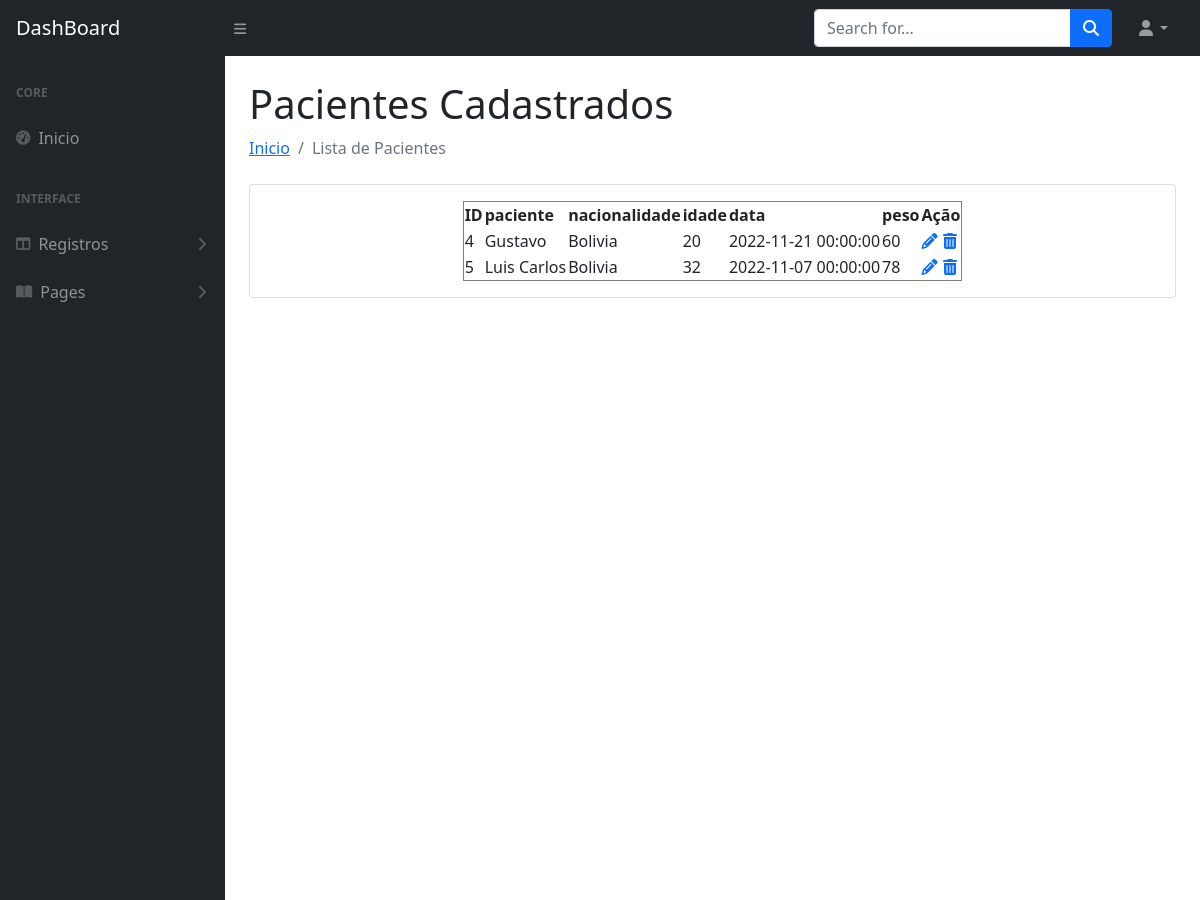
The app's page /listapaciente.php (upper part), older data.
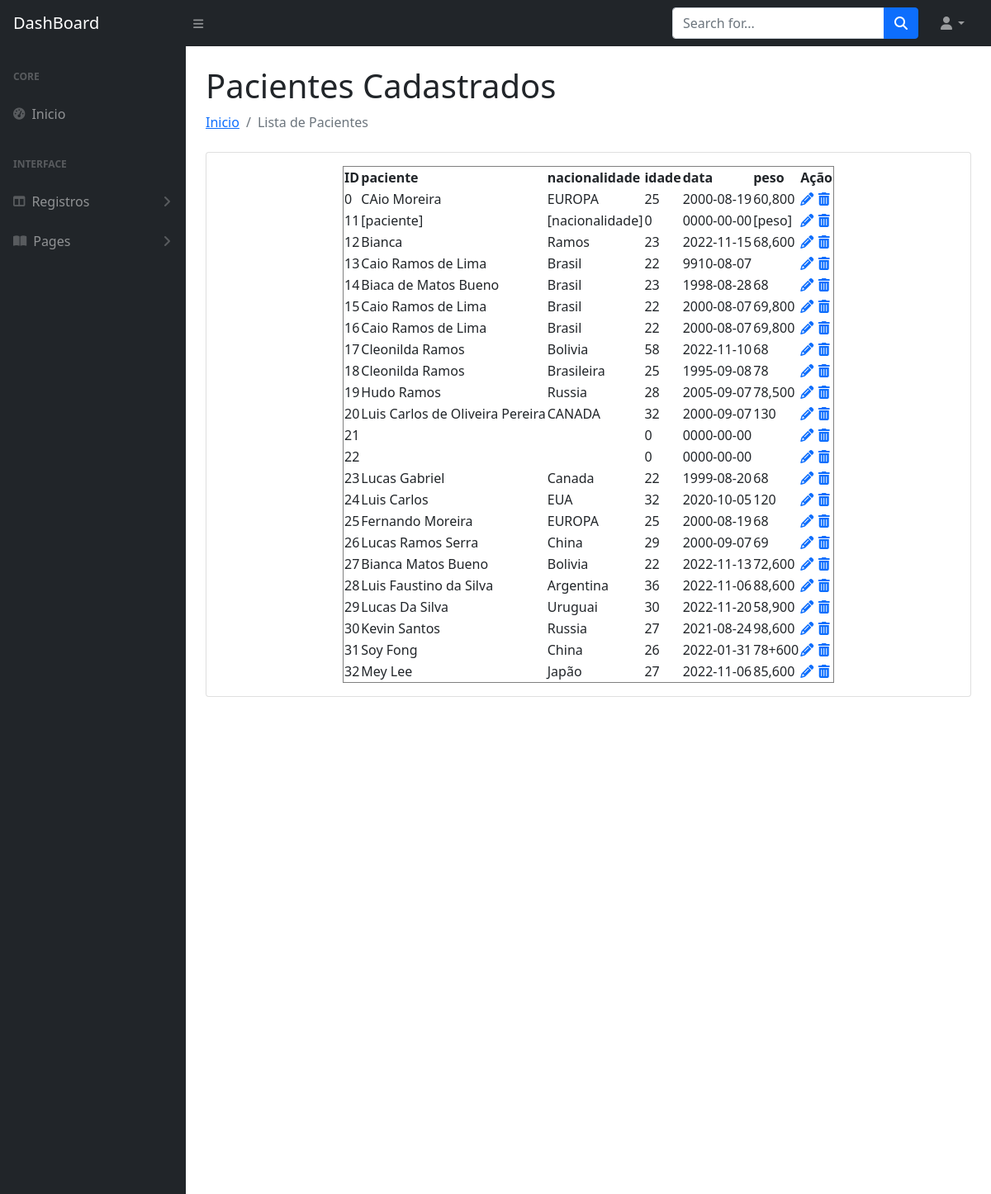
The same page, newer data.
### tables this page shows
CREATE TABLE `cadastro_paciente` (
  `id` int(255) NOT NULL,
  `paciente` varchar(100) NOT NULL,
  `nacionalidade` varchar(50) NOT NULL,
  `idade` int(3) NOT NULL,
  `data` date NOT NULL DEFAULT current_timestamp(),
  `peso` varchar(50) NOT NULL
);

### listapaciente.php (the view, shortened to what the changed rows need)
<!DOCTYPE html>
<html lang="en">
<head>
    <link href="css/styles.css" rel="stylesheet" />
</head>
<body>
    <div id="layoutSidenav">
        <div id="layoutSidenav_content">
            <main>
                <div class="container-fluid px-4">
                    <h1 class="mt-4">Pacientes Cadastrados</h1>
                    <div class="card mb-4">
                        <div class="card-body">
                            <center>
                                <table border="1">
                                    <thead >
                                        <th>ID</th>
                                        <th>paciente</th>
                                        <th>nacionalidade</th>
                                        <th>idade</th>
                                        <th>data</th>
                                        <th>peso</th>
                                        <th colspan="2">Ação</th>
                                    </thead>
                                    <?php
                                    include('conecta.php');
                                    $dados = mysqli_query($conexao, "SELECT * FROM `cadastro_paciente`");
                                    while ($item = mysqli_fetch_assoc($dados)) {
                                    ?>
                                        <tr>
                                            <td><?= $item['id'] ?></td>
                                            <td><?= $item['paciente'] ?></td>
                                            <td><?= $item['nacionalidade'] ?></td>
                                            <td><?= $item['idade'] ?></td>
                                            <td><?= $item['data'] ?></td>
                                            <td><?= $item['peso'] ?></td>
                                            <td><a href="editarpaciente.php?id=<?php echo $item["id"]; ?>"><i class="fa fa-pencil"></a></td>
                                            <td onclick="verifica('<?= $item["id"]; ?>')"><a href="#"><i class="fa fa-trash"></a></td>
                                        </tr>
                                    <?php } ?>
                                </table>
                            </center>
                        </div>
                    </div>
            </main>
        </div>
    </div>
</body>
</html>

Row changes from the older to the newer data that the page shows:
removed cadastro_paciente: id "4", paciente "Gustavo", nacionalidade "Bolivia", idade "20", data "2022-11-21 00:00:00", peso "60"
removed cadastro_paciente: id "5", paciente "Luis Carlos", nacionalidade "Bolivia", idade "32", data "2022-11-07 00:00:00", peso "78"
added cadastro_paciente: id "0", paciente "CAio Moreira", nacionalidade "EUROPA", idade "25", data "2000-08-19", peso "60,800"
added cadastro_paciente: id "11", paciente "[paciente]", nacionalidade "[nacionalidade]", idade "0", data "0000-00-00", peso "[peso]"
added cadastro_paciente: id "12", paciente "Bianca", nacionalidade "Ramos", idade "23", data "2022-11-15", peso "68,600"
added cadastro_paciente: id "13", paciente "Caio Ramos de Lima", nacionalidade "Brasil", idade "22", data "9910-08-07"
added cadastro_paciente: id "14", paciente "Biaca de Matos Bueno", nacionalidade "Brasil", idade "23", data "1998-08-28", peso "68"
added cadastro_paciente: id "15", paciente "Caio Ramos de Lima", nacionalidade "Brasil", idade "22", data "2000-08-07", peso "69,800"
added cadastro_paciente: id "16", paciente "Caio Ramos de Lima", nacionalidade "Brasil", idade "22", data "2000-08-07", peso "69,800"
added cadastro_paciente: id "17", paciente "Cleonilda Ramos", nacionalidade "Bolivia", idade "58", data "2022-11-10", peso "68"
added cadastro_paciente: id "18", paciente "Cleonilda Ramos", nacionalidade "Brasileira", idade "25", data "1995-09-08", peso "78"
added cadastro_paciente: id "19", paciente "Hudo Ramos", nacionalidade "Russia", idade "28", data "2005-09-07", peso "78,500"
added cadastro_paciente: id "20", paciente "Luis Carlos de Oliveira Pereira", nacionalidade "CANADA", idade "32", data "2000-09-07", peso "130"
added cadastro_paciente: id "21", idade "0", data "0000-00-00"
added cadastro_paciente: id "22", idade "0", data "0000-00-00"
added cadastro_paciente: id "23", paciente "Lucas Gabriel", nacionalidade "Canada", idade "22", data "1999-08-20", peso "68"
added cadastro_paciente: id "24", paciente "Luis Carlos", nacionalidade "EUA", idade "32", data "2020-10-05", peso "120"
added cadastro_paciente: id "25", paciente "Fernando Moreira", nacionalidade "EUROPA", idade "25", data "2000-08-19", peso "68"
added cadastro_paciente: id "26", paciente "Lucas Ramos Serra", nacionalidade "China", idade "29", data "2000-09-07", peso "69"
added cadastro_paciente: id "27", paciente "Bianca Matos Bueno", nacionalidade "Bolivia", idade "22", data "2022-11-13", peso "72,600"
added cadastro_paciente: id "28", paciente "Luis Faustino da Silva", nacionalidade "Argentina", idade "36", data "2022-11-06", peso "88,600"
added cadastro_paciente: id "29", paciente "Lucas Da Silva", nacionalidade "Uruguai", idade "30", data "2022-11-20", peso "58,900"
added cadastro_paciente: id "30", paciente "Kevin Santos", nacionalidade "Russia", idade "27", data "2021-08-24", peso "98,600"
added cadastro_paciente: id "31", paciente "Soy Fong", nacionalidade "China", idade "26", data "2022-01-31", peso "78+600"
added cadastro_paciente: id "32", paciente "Mey Lee", nacionalidade "Japão", idade "27", data "2022-11-06", peso "85,600"
